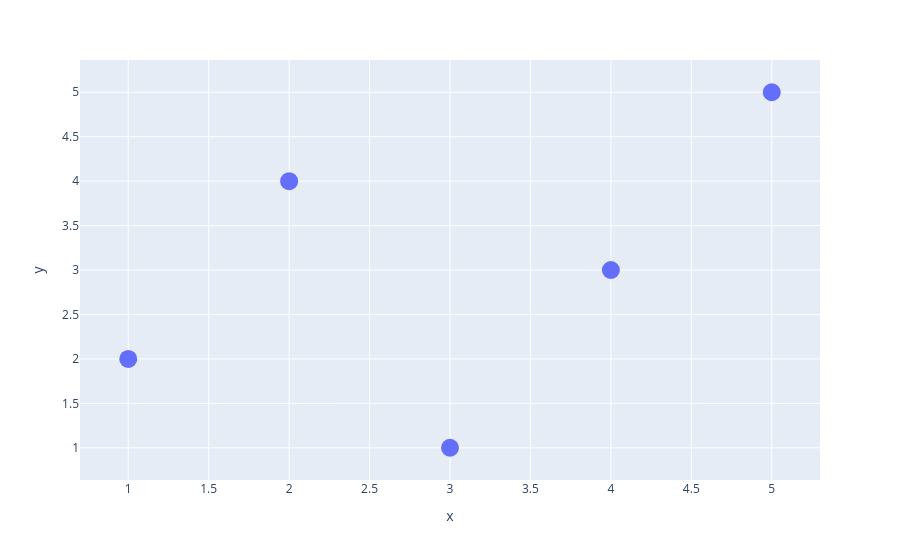

Notebook code cell kept with this figure:
### Markdown cell above
# Plotly Scatter Chart

### Code cell
import plotly.express as px
import pandas as pd
import os

# HTML Full Output Path
output_filename = "plotly_scatter_chart.html"
full_path = os.path.join(os.getcwd(), output_filename)

# Load Data
x = [1, 2, 3, 4, 5]
y = [2, 4, 1, 3, 5]

# Create DataFrame
df = pd.DataFrame({'x': x, 'y': y})

# Create Plotly Figure
fig = px.scatter(df, x='x', y='y')
fig.update_traces(marker=dict(size=18))

# Render Figure in Notebook
fig.show()
# Render Figure to an HTML File
fig.write_html(full_path)

### Figure 1 — Plotly figure (JSON) as saved in the notebook; plotly's stock layout.template omitted (floating-point values rounded to 4 significant figures)
{"data": [{"hovertemplate": "x=%{x}<br>y=%{y}<extra></extra>", "legendgroup": "", "marker": {"color": "#636efa", "size": 18, "symbol": "circle"}, "mode": "markers", "name": "", "orientation": "v", "showlegend": false, "type": "scatter", "x": [1, 2, 3, 4, 5], "xaxis": "x", "y": [2, 4, 1, 3, 5], "yaxis": "y"}], "layout": {"legend": {"tracegroupgap": 0}, "margin": {"t": 60}, "xaxis": {"anchor": "y", "domain": [0, 1], "title": {"text": "x"}}, "yaxis": {"anchor": "x", "domain": [0, 1], "title": {"text": "y"}}}}
